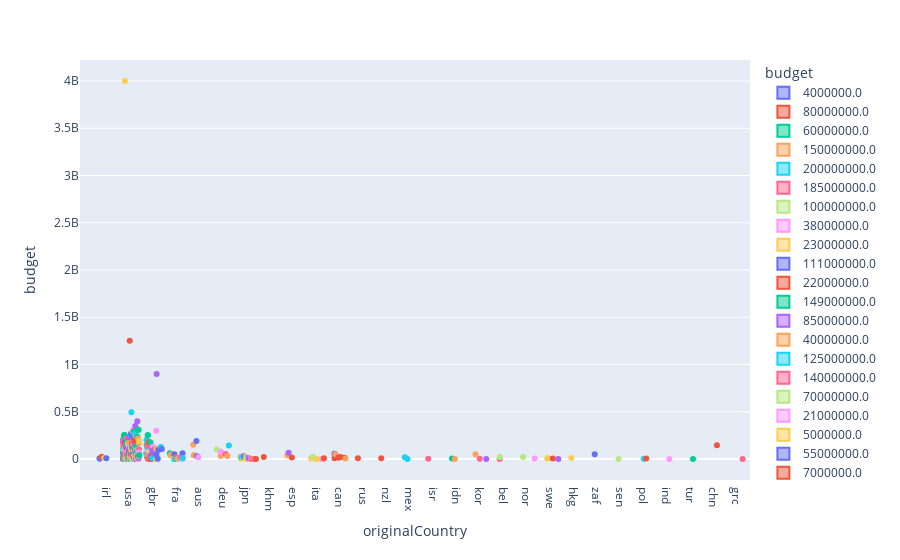

Notebook code for this chart:
### Code cell
known_budget = df[df['budget'] != 0]
fig = px.box(known_budget, x="originalCountry", y="budget", color="budget", points="all", hover_data=['slug'])
#fig.update_layout(scattermode="group", scattergap=0.75)
fig.show()
